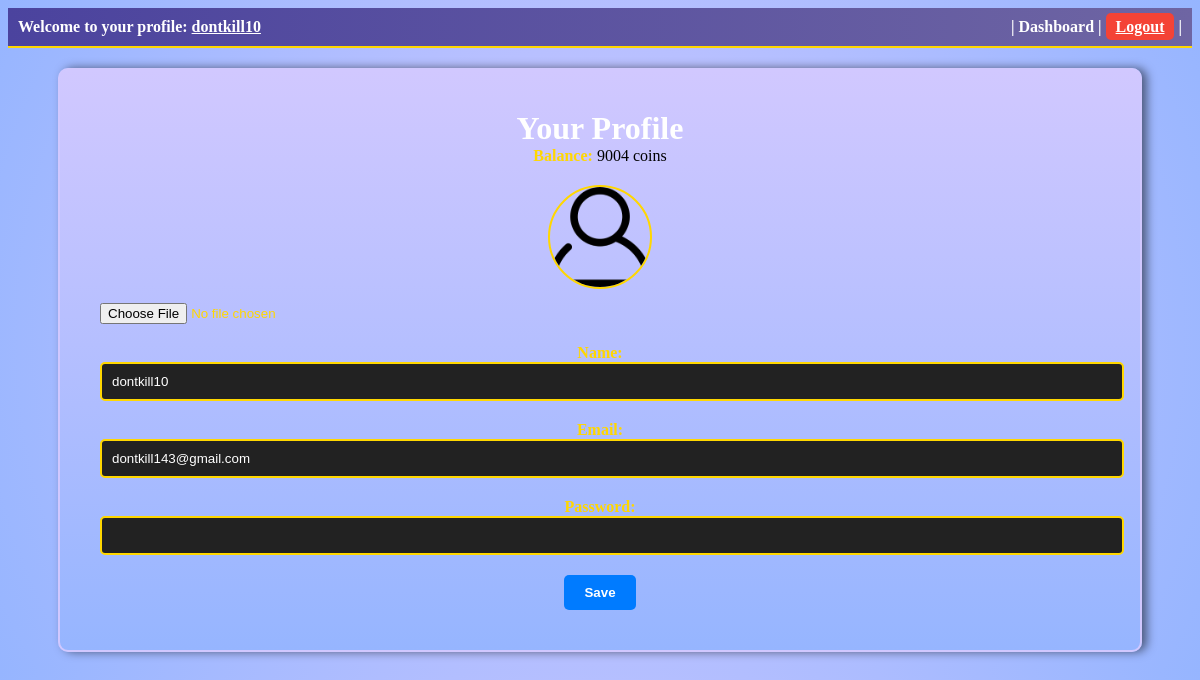
The app's page /profile (signed in) with its own data.
### main.py (models this page shows, shortened)
class User(db.Model, UserMixin):
    id = db.Column(db.Integer, primary_key=True)
    username = db.Column(db.String(80), unique=True, nullable=False)
    password = db.Column(db.String(120), nullable=False)
    email = db.Column(db.String(120), unique=True, nullable=False)
    profile_photo = db.Column(db.String(255))  # Add this line
    profile_photos = db.Column(db.String(1000))  # Store a list of filenames
    likes = db.relationship("Like", backref="user", lazy=True)
    reputation = db.Column(db.Integer, default=0)
    last_given_reputation_timestamp = db.Column(db.DateTime, default=None)
    reputation_given_count = db.Column(db.Integer, default=0)
    coins = db.Column(db.Integer, default=10)  # Initialize coins to 10
    selected_border_color = db.Column(db.String(20))  # Store the selected border color
    selected_username_color = db.Column(
        db.String(7)
    )  # Store color as a hex string (e.g., "#RRGGBB")
    selected_username_comment = db.Column(db.String(7))  # Store color for comment
    uploaded_photo_count = db.Column(db.Integer, default=0)  # Initialize with 0
    trivia_score = db.Column(
        db.Integer, default=0
    )  # Add this line to store the trivia score
    has_purchased_border_width = db.Column(db.Boolean, default=False)
    selected_border_width = db.Column(
        db.Integer, default=1
    )  # Default border width is 1px
    last_seen = db.Column(db.DateTime, default=datetime.utcnow)
    reset_token = db.Column(db.String(100), nullable=True)
    followers = db.relationship(
        "User",
        secondary="followers",
        primaryjoin="User.id==followers.c.followee_id",
        secondaryjoin="User.id==followers.c.follower_id",
        backref="following",
    )
    friends = relationship(
        "User",
        secondary="friendship",
        primaryjoin=id == Friendship.user_id,
        secondaryjoin=id == Friendship.friend_id,
    )

### main.py (the view, shortened to what this page needs)
@app.route("/profile", methods=["GET", "POST"])
@login_required
def profile():
    if not current_user.profile_photo:
        current_user.profile_photo = "placeholder.png"  # Set the default profile photo
    return render_template(
        "profile.html",
        username=current_user.username,
        current_user=current_user,
        user_balance=current_user.coins,
    )

### main.py (called while the page is built)
@login_manager.user_loader
def load_user(user_id):
    return User.query.get(int(user_id))

@app.before_request
def update_last_seen():
    if current_user.is_authenticated:
        current_user.last_seen = datetime.now(timezone.utc)
        db.session.commit()

### templates/profile.html (shortened to what this page needs)
<!DOCTYPE html>
<html lang="en">
<head>
    <link rel="stylesheet" href="{{ url_for('static', filename='dashboard.css') }}">
</head>
<body>
    <div class="navbar">
        <span>Welcome to your profile: <span class="username">{{ username }}</span></span>
        <div class="button-group">
            <a class="separator">|</a>
            <a href="{{ url_for('dashboard') }}" class="back-button">Dashboard</a>
            <a class="separator">|</a>
            <a href="{{ url_for('logout') }}" class="logout-button">Logout</a>
            <a class="separator">|</a>
        </div>
    </div>
    <div class="dashboard-content profile-content">
        <h1>Your Profile</h1>
        <div class="profile-section">
            <label for="balance">Balance:</label>
            <span id="balance">{{ user_balance }}</span> coins
        </div>
        <form method="POST" enctype="multipart/form-data" action="{{ url_for('profile') }}">
            <div class="profile-photo">
                <img src="{{ url_for('static', filename='uploads/profile-photo/' ~ current_user.profile_photo) }}" alt="Profile Photo">
                <input type="file" id="photo" name="photo" accept="image/*">
            </div>
            <div class="profile-section">
                <label for="name">Name:</label>
                <input type="text" id="name" name="name" value="{{ username }}">
            </div>
            <div class="profile-section">
                <label for="email">Email:</label>
                <input type="email" id="email" name="email" value="{{ current_user.email }}">
            </div>
            <div class="profile-section">
                <label for="password">Password:</label>
                <input type="password" id="password" name="password">
            </div>
            <button class="save-button" type="submit">Save</button>
        </form>
    </div>
</body>
</html>

### static/dashboard.css (style rules this page uses)
h1, h2, h3, p, ul, li { margin: 0; padding: 0; color: white; }
body { background: radial-gradient(circle, #d1c8ff, #96b5ff); }
.navbar { background: linear-gradient(90deg, #4b439e, #6e65a3); color: white; padding: 10px; display: flex; justify-content: space-between; align-items: center; font-weight: bold; border-bottom: 2px solid gold; text-align: right; position: relative; }
.navbar .username { cursor: pointer; text-decoration: underline; }
.navbar .logout-button { background-color: #f44336; color: white; border: none; padding: 5px 10px; cursor: pointer; transition: background-color 0.3s, transform 0.3s ease; border-radius: 5px; }
.dashboard-content { z-index: 1; background: linear-gradient(to bottom, #d1c8ff, #96b5ff); border: 2px solid #d1c8ff; margin: 20px auto; padding: 50px; border-radius: 10px; width: 1000px; text-align: center; transition: background 0.3s; opacity: 1; box-shadow: 5px 0px 10px rgba(0, 0, 0, 0.5); }
.back-button { color: white; text-decoration: none; transition: color 0.3s; }
.profile-content { padding: 40px; }
.profile-photo { text-align: center; margin-bottom: 20px; }
.profile-photo img { width: 100px; height: 100px; object-fit: cover; border-radius: 50%; border: 2px solid gold; }
.profile-photo input[type="file"] { display: block; margin-top: 10px; color: gold; }
.profile-section { margin-bottom: 20px; }
.profile-section label { font-weight: bold; margin-bottom: 5px; color: gold; }
.profile-section input[type="text"], .profile-section input[type="email"], .profile-section input[type="password"], .profile-section textarea { width: 100%; padding: 10px; border: 2px solid gold; border-radius: 5px; background-color: #222; color: white; }
.save-button { padding: 10px 20px; background-color: #007bff; color: white; border: none; border-radius: 5px; cursor: pointer; font-weight: bold; transition: background-color 0.3s, color 0.3s; }

### records on screen
User: username "dontkill10", coins "9004", name "dontkill10", email "dontkill143@gmail.com"
